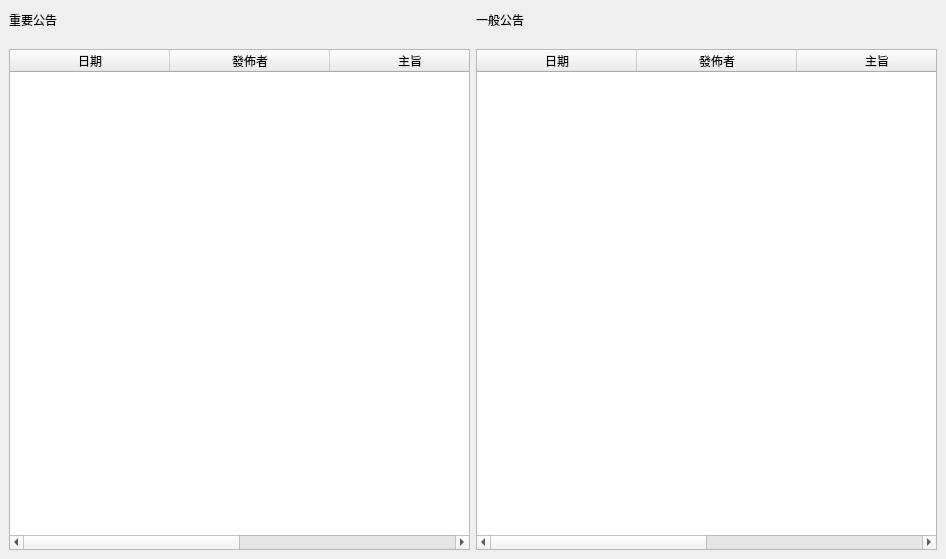
<?xml version="1.0" encoding="UTF-8"?>
<ui version="4.0">
 <class>LayerBulletin</class>
 <widget class="QWidget" name="LayerBulletin">
  <property name="geometry">
   <rect>
    <x>0</x>
    <y>0</y>
    <width>946</width>
    <height>559</height>
   </rect>
  </property>
  <property name="windowTitle">
   <string>Form</string>
  </property>
  <layout class="QVBoxLayout" name="verticalLayout">
   <property name="spacing">
    <number>0</number>
   </property>
   <property name="leftMargin">
    <number>0</number>
   </property>
   <property name="topMargin">
    <number>0</number>
   </property>
   <property name="rightMargin">
    <number>0</number>
   </property>
   <property name="bottomMargin">
    <number>0</number>
   </property>
   <item>
    <widget class="QWidget" name="widget" native="true">
     <property name="minimumSize">
      <size>
       <width>0</width>
       <height>40</height>
      </size>
     </property>
     <layout class="QHBoxLayout" name="horizontalLayout">
      <property name="topMargin">
       <number>0</number>
      </property>
      <property name="bottomMargin">
       <number>0</number>
      </property>
      <item>
       <widget class="QLabel" name="label">
        <property name="text">
         <string>重要公告</string>
        </property>
       </widget>
      </item>
      <item>
       <widget class="QLabel" name="label_2">
        <property name="text">
         <string>一般公告</string>
        </property>
       </widget>
      </item>
     </layout>
    </widget>
   </item>
   <item>
    <widget class="QStackedWidget" name="stackedWidget">
     <property name="currentIndex">
      <number>0</number>
     </property>
     <widget class="QWidget" name="page">
      <layout class="QHBoxLayout" name="horizontalLayout_2">
       <item>
        <widget class="QTableWidget" name="tbTop">
         <property name="editTriggers">
          <set>QAbstractItemView::NoEditTriggers</set>
         </property>
         <property name="selectionBehavior">
          <enum>QAbstractItemView::SelectRows</enum>
         </property>
         <attribute name="horizontalHeaderDefaultSectionSize">
          <number>160</number>
         </attribute>
         <attribute name="horizontalHeaderStretchLastSection">
          <bool>true</bool>
         </attribute>
         <column>
          <property name="text">
           <string>日期</string>
          </property>
         </column>
         <column>
          <property name="text">
           <string>發佈者</string>
          </property>
         </column>
         <column>
          <property name="text">
           <string>主旨</string>
          </property>
         </column>
         <column>
          <property name="text">
           <string>內容</string>
          </property>
         </column>
        </widget>
       </item>
       <item>
        <widget class="QTableWidget" name="tbSys">
         <property name="editTriggers">
          <set>QAbstractItemView::NoEditTriggers</set>
         </property>
         <property name="selectionBehavior">
          <enum>QAbstractItemView::SelectRows</enum>
         </property>
         <attribute name="horizontalHeaderDefaultSectionSize">
          <number>160</number>
         </attribute>
         <attribute name="horizontalHeaderStretchLastSection">
          <bool>true</bool>
         </attribute>
         <column>
          <property name="text">
           <string>日期</string>
          </property>
         </column>
         <column>
          <property name="text">
           <string>發佈者</string>
          </property>
         </column>
         <column>
          <property name="text">
           <string>主旨</string>
          </property>
         </column>
         <column>
          <property name="text">
           <string>內容</string>
          </property>
         </column>
        </widget>
       </item>
      </layout>
     </widget>
     <widget class="QWidget" name="page_2">
      <layout class="QGridLayout" name="gridLayout_4">
       <property name="leftMargin">
        <number>0</number>
       </property>
       <property name="topMargin">
        <number>0</number>
       </property>
       <property name="rightMargin">
        <number>0</number>
       </property>
       <property name="bottomMargin">
        <number>0</number>
       </property>
       <property name="spacing">
        <number>0</number>
       </property>
      </layout>
     </widget>
    </widget>
   </item>
  </layout>
 </widget>
 <resources/>
 <connections/>
</ui>
